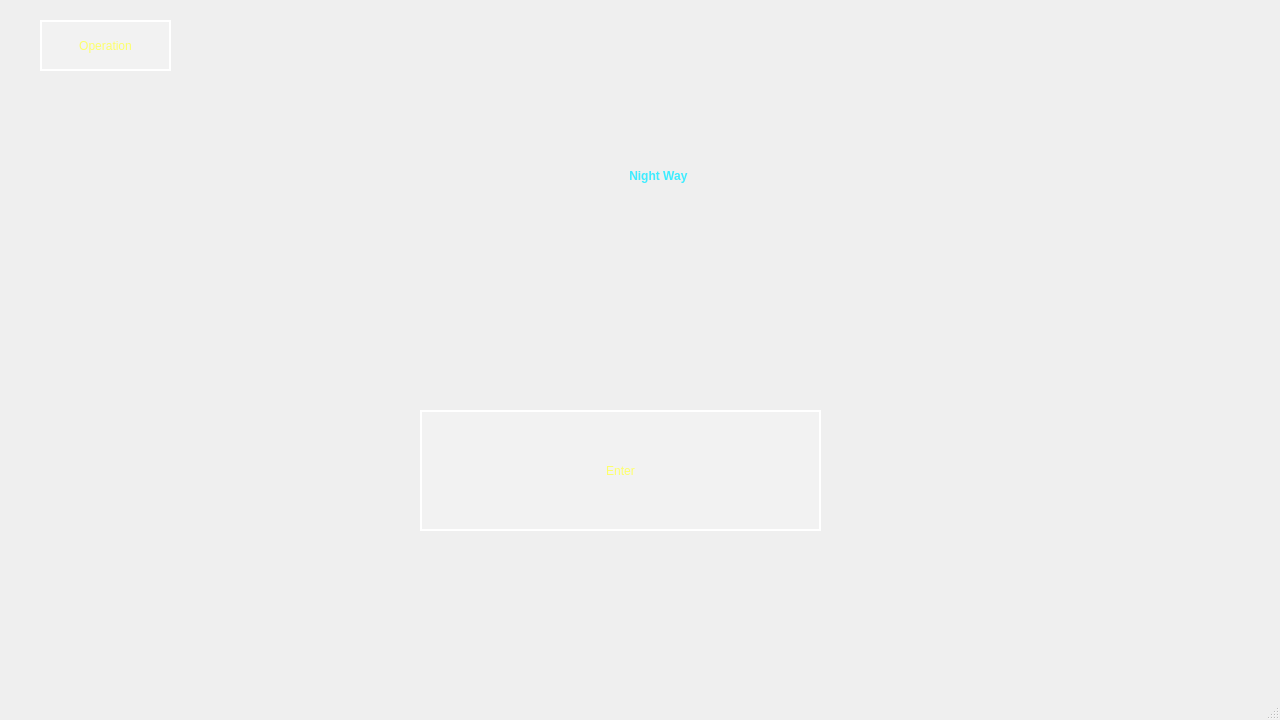
<?xml version="1.0" encoding="UTF-8"?>
<ui version="4.0">
 <class>MainWindow</class>
 <widget class="QMainWindow" name="MainWindow">
  <property name="geometry">
   <rect>
    <x>0</x>
    <y>0</y>
    <width>1280</width>
    <height>720</height>
   </rect>
  </property>
  <property name="windowTitle">
   <string>my_cpphw</string>
  </property>
  <widget class="QWidget" name="centralwidget">
   <widget class="QLabel" name="backgroundLabel">
    <property name="geometry">
     <rect>
      <x>0</x>
      <y>0</y>
      <width>1280</width>
      <height>720</height>
     </rect>
    </property>
    <property name="styleSheet">
     <string notr="true">background-image: url(:/bk/backgound.png); background-repeat: no-repeat; background-position: top center; background-size: cover;</string>
    </property>
    <property name="scaledContents">
     <bool>true</bool>
    </property>
   </widget>
   <widget class="QLabel" name="titleLabel">
    <property name="geometry">
     <rect>
      <x>20</x>
      <y>60</y>
      <width>1280</width>
      <height>231</height>
     </rect>
    </property>
    <property name="styleSheet">
     <string notr="true">color: rgb(62, 236, 255);

font: 700 125pt &quot;Magneto&quot;;
font-weight: bold;</string>
    </property>
    <property name="text">
     <string>Night Way </string>
    </property>
    <property name="alignment">
     <set>Qt::AlignmentFlag::AlignCenter</set>
    </property>
   </widget>
   <widget class="QPushButton" name="startButton">
    <property name="geometry">
     <rect>
      <x>420</x>
      <y>410</y>
      <width>401</width>
      <height>121</height>
     </rect>
    </property>
    <property name="styleSheet">
     <string notr="true">background-color: rgba(255, 255, 255, 0.2); border: 2px solid white;
font: 59pt &quot;Haettenschweiler&quot;;
color: rgb(253, 255, 107);</string>
    </property>
    <property name="text">
     <string>Enter</string>
    </property>
   </widget>
   <widget class="QPushButton" name="operateButton">
    <property name="geometry">
     <rect>
      <x>40</x>
      <y>20</y>
      <width>131</width>
      <height>51</height>
     </rect>
    </property>
    <property name="styleSheet">
     <string notr="true">background-color: rgba(255, 255, 255, 0.2); border: 2px solid white;
font: 29pt &quot;Haettenschweiler&quot;;
color: rgb(253, 255, 107);</string>
    </property>
    <property name="text">
     <string>Operation</string>
    </property>
   </widget>
  </widget>
  <widget class="QMenuBar" name="menubar">
   <property name="geometry">
    <rect>
     <x>0</x>
     <y>0</y>
     <width>1280</width>
     <height>21</height>
    </rect>
   </property>
  </widget>
  <widget class="QStatusBar" name="statusbar"/>
 </widget>
 <layoutdefault spacing="6" margin="11"/>
 <resources/>
 <connections/>
</ui>
